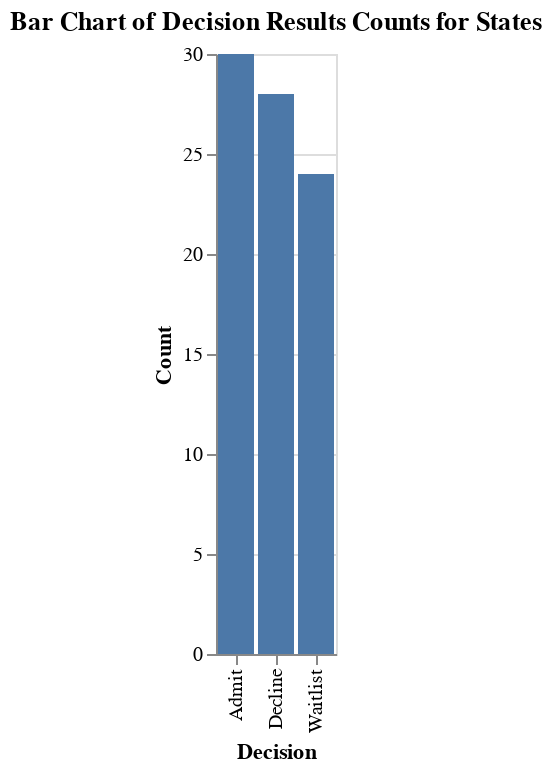

The code cell stored with this chart in its notebook:
### Code cell
import altair as alt

unique_states = decision_count['State'].unique().tolist()

# Dropdown selection
input_dropdown = alt.binding_select(options=[None] + unique_states, labels = ['All'] + unique_states, name='State')
selection = alt.selection_single(fields=['State'], bind=input_dropdown)

decision_bar = alt.Chart(decision_count).transform_filter(
    selection
).mark_bar().encode(
    alt.X('Decision:O', title='Decision'),
    alt.Y('Count:Q', title='Count'),
).add_selection(selection).interactive()
chart_title = "Bar Chart of Decision Results Counts for States"
decision_bar = decision_bar.properties(title=chart_title)

decision_bar

### Figure 1 — Vega-Lite specification as saved in the notebook (floating-point values rounded to 4 significant figures)
{"config": {"view": {"continuousWidth": 300, "continuousHeight": 300}}, "data": {"name": "data-3dcdf91daf348840d3aa02e5114bb709"}, "mark": {"type": "bar"}, "encoding": {"x": {"field": "Decision", "title": "Decision", "type": "ordinal"}, "y": {"field": "Count", "title": "Count", "type": "quantitative"}}, "params": [{"name": "param_5", "select": {"type": "point", "fields": ["State"]}, "bind": {"input": "select", "options": [null, "California", "Colorado", "Florida", "Utah", "Mississippi", "Oregon", "Virginia", "Alabama", "Georgia", "New York", "Vermont"], "labels": ["All", "California", "Colorado", "Florida", "Utah", "Mississippi", "Oregon", "Virginia", "Alabama", "Georgia", "New York", "Vermont"], "name": "State"}}, {"name": "param_6", "select": {"type": "interval", "encodings": ["x", "y"]}, "bind": "scales"}], "title": "Bar Chart of Decision Results Counts for States", "transform": [{"filter": {"param": "param_5"}}], "$schema": "https://vega.github.io/schema/vega-lite/v5.8.0.json", "datasets": {"data-3dcdf91daf348840d3aa02e5114bb709": [{"Decision": "Admit", "State": "California", "Count": 9}, {"Decision": "Admit", "State": "Colorado", "Count": 9}, {"Decision": "Admit", "State": "Florida", "Count": 11}, {"Decision": "Admit", "State": "Utah", "Count": 1}, {"Decision": "Decline", "State": "California", "Count": 1}, {"Decision": "Decline", "State": "Colorado", "Count": 6}, {"Decision": "Decline", "State": "Florida", "Count": 13}, {"Decision": "Decline", "State": "Mississippi", "Count": 1}, {"Decision": "Decline", "State": "Oregon", "Count": 1}, {"Decision": "Decline", "State": "Utah", "Count": 2}, {"Decision": "Decline", "State": "Virginia", "Count": 4}, {"Decision": "Waitlist", "State": "Alabama", "Count": 1}, {"Decision": "Waitlist", "State": "California", "Count": 2}, {"Decision": "Waitlist", "State": "Colorado", "Count": 4}, {"Decision": "Waitlist", "State": "Florida", "Count": 11}, {"Decision": "Waitlist", "State": "Georgia", "Count": 1}, {"Decision": "Waitlist", "State": "New York", "Count": 1}, {"Decision": "Waitlist", "State": "Utah", "Count": 3}, {"Decision": "Waitlist", "State": "Vermont", "Count": 1}]}}
